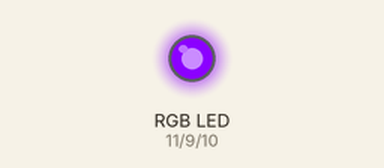
This sketch was run on a simulated Arduino Uno, built with avr-gcc and run on an emulated ATmega328P. Parts: an RGB LED mixed from three pins (HIGH = lit). Dim RGB values are drawn brighter than linear.

Above: at 0.05 s.
At 1.75 s:
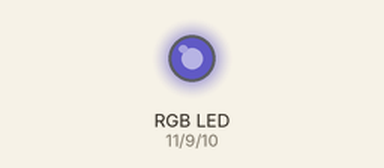
At 2.6 s:
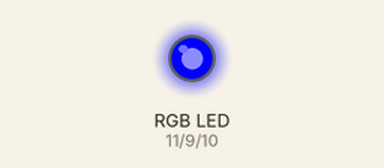
At 3.5 s:
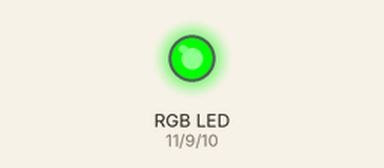
At 5.25 s:
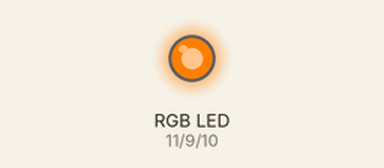
At 7.0 s:
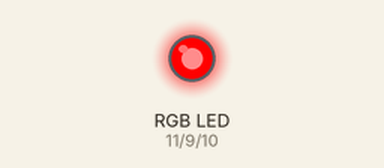
Timing chart, 0 to 9.1 s (numbered marks = the images above):
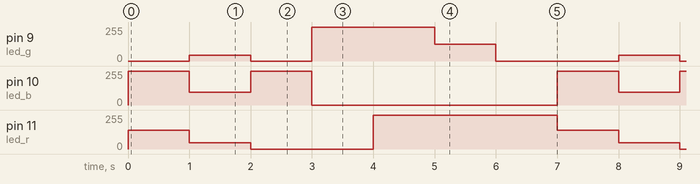

Measured:
- by itself, pin 9 (led_g): repeats every 7.0 s: 0/255 1.0 s, 255/255 2.0 s, 127/255 1.0 s, 0/255 2.0 s, 43/255 1.0 s
- by itself, pin 10 (led_b): repeats every 7.0 s: 95/255 1.0 s, 255/255 1.0 s, 0/255 4.0 s, 255/255 1.0 s
- by itself, pin 11 (led_r): repeats every 7.0 s: 46/255 1.0 s, 0/255 2.0 s, 255/255 3.0 s, 139/255 1.0 s

The sketch:

Rainbow.ino
```cpp
int led_r = 11;
int led_b = 10;
int led_g = 9;

void setup() {
  // put your setup code here, to run once:
  Serial.begin(9600);
  pinMode(led_r, OUTPUT);
  pinMode(led_g, OUTPUT);
  pinMode(led_b, OUTPUT);
}

void loop() {
  // put your main code here, to run repeatedly:
  RGB_colour(139,0,255);//violet
  delay(1000);

  RGB_colour(46,43,95);//indigo
  delay(1000);

  RGB_colour(0,0,255);//blue
  delay(1000);

  RGB_colour(0,255,0);//green
  delay(1000);

  RGB_colour(255,255,0);//yellow
  delay(1000);

  RGB_colour(255,127,0);//orange
  delay(1000);

  RGB_colour(255,0,0);//red
  delay(1000);
}

void RGB_colour(int red_intensity, int green_intensity, int blue_intensity){

  analogWrite(led_r, red_intensity);
  analogWrite(led_g, green_intensity);
  analogWrite(led_b, blue_intensity);

}
```
